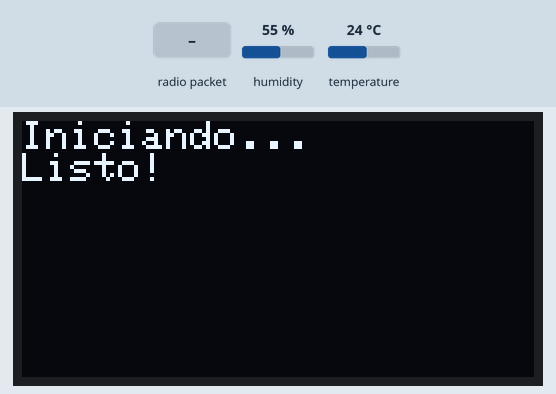
This sketch was run on a simulated ESP32. On the bench: 128×64 one-colour display. Inputs (shaded band) come from the test bench; at power-on: humidity 55 %, temperature 24 °C. No radio packets arrive unless stated; what the sketch prints to the serial monitor is not drawn.

Above: at 1.3 s.
1.4 s: radio packet "1" arrives
At 2.3 s:
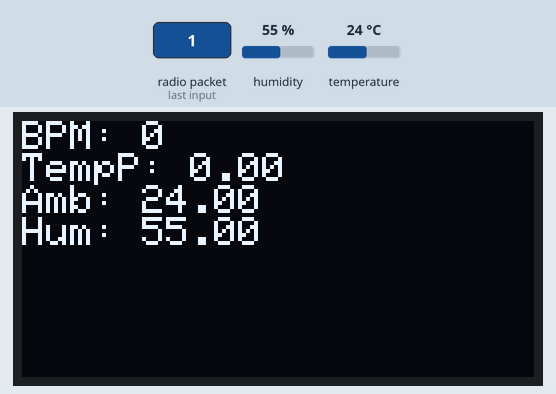
2.9 s: radio packet "0" arrives
At 2.93 s:
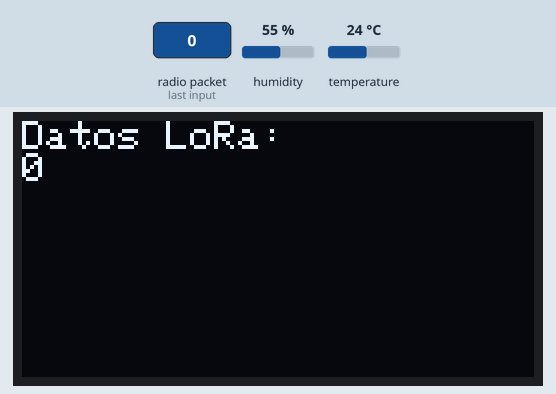
Timing chart, 0 to 5.9 s (numbered marks = the images above; inputs shaded):
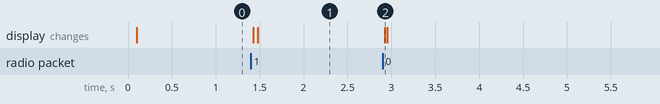

The sketch:

Lora32Receptora_y_Emisora.ino
```cpp
#include <WiFi.h>
#include <SPI.h>
#include <LoRa.h>
#include <esp_now.h>
#include <DHT.h>
#include <ArduinoJson.h>
#include <Wire.h>
#include <Adafruit_GFX.h>
#include <Adafruit_SSD1306.h>

#define BAND 920500000
#define DHTPIN 4
#define DHTTYPE DHT11
DHT dht(DHTPIN, DHTTYPE);

#define SCREEN_WIDTH 128
#define SCREEN_HEIGHT 64
Adafruit_SSD1306 display(SCREEN_WIDTH, SCREEN_HEIGHT, &Wire, -1);

typedef struct struct_message {
  char json[250];
} struct_message;

struct_message myData;

uint8_t tsimAddress[] = {0x30, 0xC9, 0x22, 0xF0, 0x95, 0x2C};

void setup() {
  Serial.begin(115200);
  dht.begin();

  if (!display.begin(SSD1306_SWITCHCAPVCC, 0x3C)) {
    Serial.println("❌ No se pudo iniciar el display OLED");
    while (true);
  }
  display.clearDisplay();
  display.setTextSize(1);
  display.setTextColor(SSD1306_WHITE);
  display.setCursor(0, 0);
  display.println("Iniciando...");
  display.display();

  SPI.begin(5, 19, 27, 18);
  LoRa.setPins(18, 14, 26);
  if (!LoRa.begin(BAND)) {
    Serial.println("❌ Fallo al iniciar LoRa");
    display.println("LoRa error!");
    display.display();
    while (true);
  }
  Serial.println("✅ LoRa iniciado");

  WiFi.mode(WIFI_STA);
  if (esp_now_init() != ESP_OK) {
    Serial.println("❌ Error al iniciar ESP-NOW");
    return;
  }

  esp_now_peer_info_t peerInfo = {};
  memcpy(peerInfo.peer_addr, tsimAddress, 6);
  peerInfo.channel = 0;
  peerInfo.encrypt = false;

  if (esp_now_add_peer(&peerInfo) != ESP_OK) {
    Serial.println("❌ Error al agregar peer T-SIM");
    return;
  }

  Serial.println("✅ Receptora lista");
  display.println("Listo!");
  display.display();
}

void loop() {
  int packetSize = LoRa.parsePacket();
  if (packetSize > 0) {
    String incoming = "";
    while (LoRa.available()) {
      incoming += (char)LoRa.read();
    }

    Serial.println("📡 Recibido desde LoRa:");
    Serial.println(incoming);

    display.clearDisplay();
    display.setCursor(0, 0);
    display.println("Datos LoRa:");
    display.println(incoming);
    display.display();

    StaticJsonDocument<256> docLoRa;
    DeserializationError error = deserializeJson(docLoRa, incoming);

    if (error) {
      Serial.print("❌ Error al parsear JSON LoRa: ");
      Serial.println(error.c_str());
      return;
    }

    float h = dht.readHumidity();
    float t = dht.readTemperature();

    if (isnan(h) || isnan(t)) {
      Serial.println("⚠ Error al leer DHT11");
      return;
    }

    StaticJsonDocument<256> finalDoc;
    finalDoc["BPM"] = docLoRa["BPM"];
    finalDoc["TempPuerco"] = docLoRa["TempPuerco"];
    finalDoc["TempAmbiente"] = t;
    finalDoc["Humedad"] = h;

    serializeJson(finalDoc, myData.json);
    esp_err_t result = esp_now_send(tsimAddress, (uint8_t *)&myData, sizeof(myData));

    display.clearDisplay();
    display.setCursor(0, 0);
    display.println("BPM: " + String(docLoRa["BPM"].as<int>()));
    display.println("TempP: " + String(docLoRa["TempPuerco"].as<float>()));
    display.println("Amb: " + String(t));
    display.println("Hum: " + String(h));
    display.display();

    if (result == ESP_OK) {
      Serial.println("✅ Enviado por ESP-NOW:");
      Serial.println(myData.json);
    } else {
      Serial.println("❌ Error al enviar por ESP-NOW");
    }
  }
}
```

Measured:
- after the input at 1.4 s, the display: first changes at once (image 1 shows a later state)
- after the input at 2.9 s, the display: changes at once (image 2)
